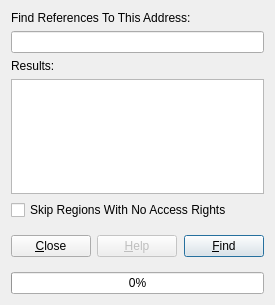
<?xml version="1.0" encoding="UTF-8"?>
<ui version="4.0">
 <author>Evan Teran</author>
 <class>DialogReferences</class>
 <widget class="QDialog" name="DialogReferences">
  <property name="geometry">
   <rect>
    <x>0</x>
    <y>0</y>
    <width>275</width>
    <height>305</height>
   </rect>
  </property>
  <property name="windowTitle">
   <string>References Search</string>
  </property>
  <layout class="QVBoxLayout">
   <item>
    <widget class="QLabel" name="label">
     <property name="text">
      <string>Find References To This Address:</string>
     </property>
    </widget>
   </item>
   <item>
    <widget class="QLineEdit" name="txtAddress"/>
   </item>
   <item>
    <widget class="QLabel" name="label_2">
     <property name="text">
      <string>Results:</string>
     </property>
    </widget>
   </item>
   <item>
    <widget class="QListWidget" name="listWidget">
     <property name="font">
      <font>
       <family>Monospace</family>
      </font>
     </property>
     <property name="alternatingRowColors">
      <bool>true</bool>
     </property>
    </widget>
   </item>
   <item>
    <widget class="QCheckBox" name="chkSkipNoAccess">
     <property name="text">
      <string>Skip Regions With No Access Rights</string>
     </property>
    </widget>
   </item>
   <item>
    <layout class="QHBoxLayout">
     <item>
      <widget class="QPushButton" name="btnClose">
       <property name="text">
        <string>&amp;Close</string>
       </property>
      </widget>
     </item>
     <item>
      <widget class="QPushButton" name="btnHelp">
       <property name="enabled">
        <bool>false</bool>
       </property>
       <property name="text">
        <string>&amp;Help</string>
       </property>
      </widget>
     </item>
     <item>
      <spacer>
       <property name="orientation">
        <enum>Qt::Horizontal</enum>
       </property>
       <property name="sizeHint" stdset="0">
        <size>
         <width>20</width>
         <height>40</height>
        </size>
       </property>
      </spacer>
     </item>
     <item>
      <widget class="QPushButton" name="btnFind">
       <property name="text">
        <string>&amp;Find</string>
       </property>
       <property name="default">
        <bool>true</bool>
       </property>
      </widget>
     </item>
    </layout>
   </item>
   <item>
    <widget class="QProgressBar" name="progressBar">
     <property name="value">
      <number>0</number>
     </property>
     <property name="orientation">
      <enum>Qt::Horizontal</enum>
     </property>
    </widget>
   </item>
  </layout>
 </widget>
 <tabstops>
  <tabstop>txtAddress</tabstop>
  <tabstop>listWidget</tabstop>
  <tabstop>chkSkipNoAccess</tabstop>
  <tabstop>btnClose</tabstop>
  <tabstop>btnHelp</tabstop>
  <tabstop>btnFind</tabstop>
 </tabstops>
 <resources/>
 <connections>
  <connection>
   <sender>btnClose</sender>
   <signal>clicked()</signal>
   <receiver>DialogReferences</receiver>
   <slot>reject()</slot>
   <hints>
    <hint type="sourcelabel">
     <x>61</x>
     <y>458</y>
    </hint>
    <hint type="destinationlabel">
     <x>265</x>
     <y>468</y>
    </hint>
   </hints>
  </connection>
 </connections>
</ui>
